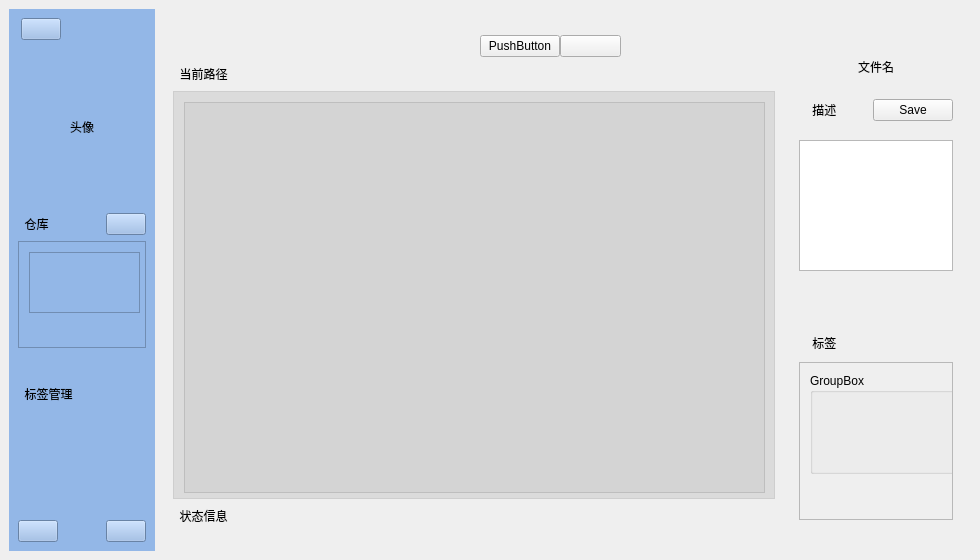
<?xml version="1.0" encoding="UTF-8"?>
<ui version="4.0">
 <class>MainWindow</class>
 <widget class="QMainWindow" name="MainWindow">
  <property name="enabled">
   <bool>true</bool>
  </property>
  <property name="geometry">
   <rect>
    <x>0</x>
    <y>0</y>
    <width>980</width>
    <height>560</height>
   </rect>
  </property>
  <property name="windowTitle">
   <string>MainWindow</string>
  </property>
  <property name="autoFillBackground">
   <bool>true</bool>
  </property>
  <property name="styleSheet">
   <string notr="true"/>
  </property>
  <widget class="QWidget" name="centralwidget">
   <layout class="QHBoxLayout" name="horizontalLayout_2" stretch="15,83">
    <property name="spacing">
     <number>0</number>
    </property>
    <item>
     <widget class="QWidget" name="widget_1" native="true">
      <property name="maximumSize">
       <size>
        <width>146</width>
        <height>16777215</height>
       </size>
      </property>
      <property name="styleSheet">
       <string notr="true">background-color: rgb(147, 183, 231);</string>
      </property>
      <layout class="QVBoxLayout" name="verticalLayout" stretch="10,10,40,10,10,40,10,10,40,10">
       <property name="spacing">
        <number>6</number>
       </property>
       <property name="rightMargin">
        <number>9</number>
       </property>
       <item>
        <layout class="QHBoxLayout" name="horizontalLayout_1" stretch="1,5,30">
         <item>
          <spacer name="horizontalSpacer_3">
           <property name="orientation">
            <enum>Qt::Horizontal</enum>
           </property>
           <property name="sizeHint" stdset="0">
            <size>
             <width>40</width>
             <height>20</height>
            </size>
           </property>
          </spacer>
         </item>
         <item>
          <widget class="QPushButton" name="bt_mean_min">
           <property name="styleSheet">
            <string notr="true">background-image: url(:/b_return.png);
background-position:center;
background-repeat:no-repeat;</string>
           </property>
           <property name="text">
            <string/>
           </property>
          </widget>
         </item>
         <item>
          <spacer name="horizontalSpacer_2">
           <property name="orientation">
            <enum>Qt::Horizontal</enum>
           </property>
           <property name="sizeHint" stdset="0">
            <size>
             <width>40</width>
             <height>20</height>
            </size>
           </property>
          </spacer>
         </item>
        </layout>
       </item>
       <item>
        <spacer name="verticalSpacer_8">
         <property name="orientation">
          <enum>Qt::Vertical</enum>
         </property>
         <property name="sizeHint" stdset="0">
          <size>
           <width>20</width>
           <height>45</height>
          </size>
         </property>
        </spacer>
       </item>
       <item>
        <widget class="QLabel" name="lb_mean_icon">
         <property name="styleSheet">
          <string notr="true">background-image: url(:/i_head.png);
background-position:center;
background-repeat:no-repeat;</string>
         </property>
         <property name="text">
          <string>头像</string>
         </property>
         <property name="alignment">
          <set>Qt::AlignCenter</set>
         </property>
        </widget>
       </item>
       <item>
        <spacer name="verticalSpacer_4">
         <property name="orientation">
          <enum>Qt::Vertical</enum>
         </property>
         <property name="sizeHint" stdset="0">
          <size>
           <width>20</width>
           <height>40</height>
          </size>
         </property>
        </spacer>
       </item>
       <item>
        <layout class="QHBoxLayout" name="horizontalLayout_20" stretch="1,5,1">
         <item>
          <widget class="QLabel" name="lb_mean_reps">
           <property name="text">
            <string>  仓库  </string>
           </property>
          </widget>
         </item>
         <item>
          <spacer name="horizontalSpacer_4">
           <property name="orientation">
            <enum>Qt::Horizontal</enum>
           </property>
           <property name="sizeHint" stdset="0">
            <size>
             <width>40</width>
             <height>20</height>
            </size>
           </property>
          </spacer>
         </item>
         <item>
          <widget class="QPushButton" name="bt_mean_add_rep">
           <property name="styleSheet">
            <string notr="true">background-image: url(:/b_add_store.png);
background-position:center;
background-repeat:no-repeat;</string>
           </property>
           <property name="text">
            <string/>
           </property>
           <property name="iconSize">
            <size>
             <width>20</width>
             <height>20</height>
            </size>
           </property>
          </widget>
         </item>
        </layout>
       </item>
       <item>
        <widget class="QScrollArea" name="sa_mean_reps">
         <property name="widgetResizable">
          <bool>true</bool>
         </property>
         <widget class="QWidget" name="scrollAreaWidgetContents_3">
          <property name="geometry">
           <rect>
            <x>0</x>
            <y>0</y>
            <width>126</width>
            <height>97</height>
           </rect>
          </property>
          <widget class="QListView" name="lv_mean_reps">
           <property name="geometry">
            <rect>
             <x>10</x>
             <y>10</y>
             <width>111</width>
             <height>61</height>
            </rect>
           </property>
          </widget>
         </widget>
        </widget>
       </item>
       <item>
        <spacer name="verticalSpacer_7">
         <property name="orientation">
          <enum>Qt::Vertical</enum>
         </property>
         <property name="sizeHint" stdset="0">
          <size>
           <width>20</width>
           <height>56</height>
          </size>
         </property>
        </spacer>
       </item>
       <item>
        <widget class="QLabel" name="lb_mean_mark_manager">
         <property name="text">
          <string>  标签管理</string>
         </property>
        </widget>
       </item>
       <item>
        <spacer name="verticalSpacer_9">
         <property name="orientation">
          <enum>Qt::Vertical</enum>
         </property>
         <property name="sizeHint" stdset="0">
          <size>
           <width>20</width>
           <height>56</height>
          </size>
         </property>
        </spacer>
       </item>
       <item>
        <layout class="QHBoxLayout" name="horizontalLayout_3">
         <item>
          <widget class="QPushButton" name="bt_mean_seting">
           <property name="styleSheet">
            <string notr="true">background-image: url(:/b_seting.png);
background-position:center;
background-repeat:no-repeat;</string>
           </property>
           <property name="text">
            <string/>
           </property>
          </widget>
         </item>
         <item>
          <spacer name="horizontalSpacer_5">
           <property name="orientation">
            <enum>Qt::Horizontal</enum>
           </property>
           <property name="sizeHint" stdset="0">
            <size>
             <width>40</width>
             <height>20</height>
            </size>
           </property>
          </spacer>
         </item>
         <item>
          <widget class="QPushButton" name="bt_mean_exit">
           <property name="styleSheet">
            <string notr="true">background-image: url(:/b_exit.png);
background-position:center;
background-repeat:no-repeat;</string>
           </property>
           <property name="text">
            <string/>
           </property>
           <property name="autoRepeat">
            <bool>false</bool>
           </property>
          </widget>
         </item>
        </layout>
       </item>
      </layout>
     </widget>
    </item>
    <item>
     <widget class="QWidget" name="widget_2" native="true">
      <property name="sizePolicy">
       <sizepolicy hsizetype="Preferred" vsizetype="Preferred">
        <horstretch>0</horstretch>
        <verstretch>0</verstretch>
       </sizepolicy>
      </property>
      <property name="styleSheet">
       <string notr="true">background-image: url(:/background.jpg);
background-repeat:no-repeat;
background-position:center;
</string>
      </property>
      <layout class="QHBoxLayout" name="horizontalLayout_5" stretch="65,18">
       <property name="leftMargin">
        <number>9</number>
       </property>
       <item>
        <widget class="QWidget" name="widget_2" native="true">
         <property name="styleSheet">
          <string notr="true"/>
         </property>
         <layout class="QVBoxLayout" name="mainLayout" stretch="1,2,1,2,1,50,1,1,1">
          <property name="spacing">
           <number>0</number>
          </property>
          <item>
           <spacer name="verticalSpacer_11">
            <property name="orientation">
             <enum>Qt::Vertical</enum>
            </property>
            <property name="sizeHint" stdset="0">
             <size>
              <width>20</width>
              <height>40</height>
             </size>
            </property>
           </spacer>
          </item>
          <item>
           <layout class="QHBoxLayout" name="horizontalLayout_6" stretch="20,4,4,10">
            <item>
             <spacer name="horizontalSpacer_8">
              <property name="orientation">
               <enum>Qt::Horizontal</enum>
              </property>
              <property name="sizeHint" stdset="0">
               <size>
                <width>40</width>
                <height>20</height>
               </size>
              </property>
             </spacer>
            </item>
            <item>
             <widget class="QPushButton" name="bt_main_show_card">
              <property name="text">
               <string>PushButton</string>
              </property>
             </widget>
            </item>
            <item>
             <widget class="QPushButton" name="bt_main_show_list">
              <property name="styleSheet">
               <string notr="true">background-image: url(:/b_liststyle2.png);
background-position:center;
background-repeat:no-repeat;</string>
              </property>
              <property name="text">
               <string/>
              </property>
              <property name="iconSize">
               <size>
                <width>20</width>
                <height>20</height>
               </size>
              </property>
             </widget>
            </item>
            <item>
             <spacer name="horizontalSpacer_6">
              <property name="orientation">
               <enum>Qt::Horizontal</enum>
              </property>
              <property name="sizeHint" stdset="0">
               <size>
                <width>40</width>
                <height>20</height>
               </size>
              </property>
             </spacer>
            </item>
           </layout>
          </item>
          <item>
           <spacer name="verticalSpacer_12">
            <property name="orientation">
             <enum>Qt::Vertical</enum>
            </property>
            <property name="sizeHint" stdset="0">
             <size>
              <width>20</width>
              <height>40</height>
             </size>
            </property>
           </spacer>
          </item>
          <item>
           <widget class="QLabel" name="lb_main_path">
            <property name="text">
             <string>  当前路径</string>
            </property>
           </widget>
          </item>
          <item>
           <spacer name="verticalSpacer_13">
            <property name="orientation">
             <enum>Qt::Vertical</enum>
            </property>
            <property name="sizeHint" stdset="0">
             <size>
              <width>20</width>
              <height>40</height>
             </size>
            </property>
           </spacer>
          </item>
          <item>
           <widget class="QScrollArea" name="sa_main_fileList">
            <property name="sizePolicy">
             <sizepolicy hsizetype="Preferred" vsizetype="Preferred">
              <horstretch>0</horstretch>
              <verstretch>0</verstretch>
             </sizepolicy>
            </property>
            <property name="styleSheet">
             <string notr="true">background-color: rgba(218, 218, 218, 100);</string>
            </property>
            <property name="frameShape">
             <enum>QFrame::StyledPanel</enum>
            </property>
            <property name="widgetResizable">
             <bool>true</bool>
            </property>
            <widget class="QWidget" name="scrollAreaWidgetContents_4">
             <property name="geometry">
              <rect>
               <x>0</x>
               <y>0</y>
               <width>593</width>
               <height>410</height>
              </rect>
             </property>
             <property name="styleSheet">
              <string notr="true">background-color: rgba(202, 202, 202, 100);</string>
             </property>
             <widget class="QListView" name="lv_main_fileList">
              <property name="geometry">
               <rect>
                <x>10</x>
                <y>10</y>
                <width>581</width>
                <height>391</height>
               </rect>
              </property>
             </widget>
            </widget>
           </widget>
          </item>
          <item>
           <spacer name="verticalSpacer_14">
            <property name="orientation">
             <enum>Qt::Vertical</enum>
            </property>
            <property name="sizeHint" stdset="0">
             <size>
              <width>20</width>
              <height>40</height>
             </size>
            </property>
           </spacer>
          </item>
          <item>
           <widget class="QLabel" name="lb_main_status">
            <property name="text">
             <string>  状态信息</string>
            </property>
           </widget>
          </item>
          <item>
           <spacer name="verticalSpacer_10">
            <property name="orientation">
             <enum>Qt::Vertical</enum>
            </property>
            <property name="sizeHint" stdset="0">
             <size>
              <width>20</width>
              <height>40</height>
             </size>
            </property>
           </spacer>
          </item>
         </layout>
        </widget>
       </item>
       <item>
        <widget class="QWidget" name="widget_3" native="true">
         <property name="styleSheet">
          <string notr="true"/>
         </property>
         <layout class="QVBoxLayout" name="verticalLayout_2" stretch="5,20,10,5,50,20,10,60,5">
          <item>
           <spacer name="verticalSpacer_3">
            <property name="orientation">
             <enum>Qt::Vertical</enum>
            </property>
            <property name="sizeHint" stdset="0">
             <size>
              <width>20</width>
              <height>64</height>
             </size>
            </property>
           </spacer>
          </item>
          <item>
           <widget class="QLabel" name="lb_detail_filename">
            <property name="text">
             <string>文件名</string>
            </property>
            <property name="alignment">
             <set>Qt::AlignCenter</set>
            </property>
           </widget>
          </item>
          <item>
           <layout class="QHBoxLayout" name="horizontalLayout" stretch="20,20,3">
            <item>
             <widget class="QLabel" name="lb_detail_describe">
              <property name="text">
               <string>    描述    </string>
              </property>
             </widget>
            </item>
            <item>
             <spacer name="horizontalSpacer">
              <property name="orientation">
               <enum>Qt::Horizontal</enum>
              </property>
              <property name="sizeHint" stdset="0">
               <size>
                <width>40</width>
                <height>20</height>
               </size>
              </property>
             </spacer>
            </item>
            <item>
             <widget class="QPushButton" name="bt_detail_describe_save">
              <property name="text">
               <string>Save</string>
              </property>
             </widget>
            </item>
           </layout>
          </item>
          <item>
           <spacer name="verticalSpacer">
            <property name="orientation">
             <enum>Qt::Vertical</enum>
            </property>
            <property name="sizeHint" stdset="0">
             <size>
              <width>20</width>
              <height>9</height>
             </size>
            </property>
           </spacer>
          </item>
          <item>
           <widget class="QTextEdit" name="textEdit"/>
          </item>
          <item>
           <spacer name="verticalSpacer_2">
            <property name="orientation">
             <enum>Qt::Vertical</enum>
            </property>
            <property name="sizeHint" stdset="0">
             <size>
              <width>20</width>
              <height>46</height>
             </size>
            </property>
           </spacer>
          </item>
          <item>
           <widget class="QLabel" name="lb_detail_mark">
            <property name="text">
             <string>    标签</string>
            </property>
            <property name="alignment">
             <set>Qt::AlignLeading|Qt::AlignLeft|Qt::AlignVCenter</set>
            </property>
           </widget>
          </item>
          <item>
           <widget class="QScrollArea" name="sa_detail_marks">
            <property name="widgetResizable">
             <bool>true</bool>
            </property>
            <widget class="QWidget" name="scrollAreaWidgetContents_2">
             <property name="geometry">
              <rect>
               <x>0</x>
               <y>0</y>
               <width>159</width>
               <height>147</height>
              </rect>
             </property>
             <widget class="QGroupBox" name="gb1">
              <property name="geometry">
               <rect>
                <x>10</x>
                <y>10</y>
                <width>171</width>
                <height>101</height>
               </rect>
              </property>
              <property name="title">
               <string>GroupBox</string>
              </property>
             </widget>
            </widget>
           </widget>
          </item>
          <item>
           <spacer name="verticalSpacer_6">
            <property name="orientation">
             <enum>Qt::Vertical</enum>
            </property>
            <property name="sizeHint" stdset="0">
             <size>
              <width>20</width>
              <height>40</height>
             </size>
            </property>
           </spacer>
          </item>
         </layout>
        </widget>
       </item>
      </layout>
     </widget>
    </item>
   </layout>
  </widget>
 </widget>
 <resources>
  <include location="../resources/pic.qrc"/>
 </resources>
 <connections/>
</ui>
